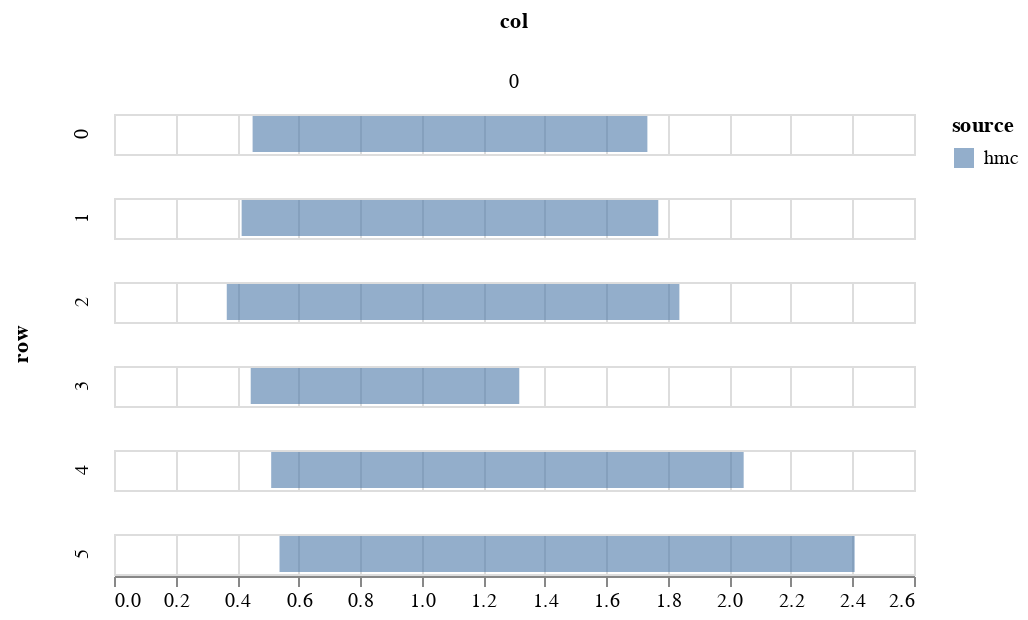

Source (notebook cell):
### Markdown cell above
## Plot quantiles

### Code cell
param = 'beta'
df = get_post_df(ps[param])
df_quant = df.groupby(['row', 'col'])[['value']].quantile(0.025).reset_index()
df_quant.rename({'value':'q1'}, axis=1, inplace=True)
df_quant2 = df.groupby(['row', 'col'])[['value']].quantile(0.975).reset_index()
df_quant2.rename({'value':'q2'}, axis=1, inplace=True)

df = df_quant.merge(df_quant2, on=['row', 'col'])

# simple quantile chart
df['source'] = 'hmc'
c1 = alt.Chart(df).mark_bar(opacity=0.6).encode(
        alt.X('q1', title=None),
        alt.X2('q2', title=None),
        alt.Row('row'),
        alt.Column('col'),
        alt.Color('source')
)
c1

### Figure 1 — Vega-Lite specification as saved in the notebook (floating-point values rounded to 4 significant figures)
{"config": {"view": {"continuousWidth": 400, "continuousHeight": 300}}, "data": {"name": "data-c8b38ca3858e809b500b1c991c4ebb17"}, "mark": {"type": "bar", "opacity": 0.6}, "encoding": {"color": {"type": "nominal", "field": "source"}, "column": {"type": "quantitative", "field": "col"}, "row": {"type": "quantitative", "field": "row"}, "x": {"type": "quantitative", "field": "q1", "title": null}, "x2": {"field": "q2", "title": null}}, "$schema": "https://vega.github.io/schema/vega-lite/v4.8.1.json", "datasets": {"data-c8b38ca3858e809b500b1c991c4ebb17": [{"row": 0, "col": 0, "q1": 0.4505, "q2": 1.734, "source": "hmc"}, {"row": 1, "col": 0, "q1": 0.4149, "q2": 1.769, "source": "hmc"}, {"row": 2, "col": 0, "q1": 0.3665, "q2": 1.838, "source": "hmc"}, {"row": 3, "col": 0, "q1": 0.4444, "q2": 1.317, "source": "hmc"}, {"row": 4, "col": 0, "q1": 0.5109, "q2": 2.046, "source": "hmc"}, {"row": 5, "col": 0, "q1": 0.5379, "q2": 2.407, "source": "hmc"}]}}
